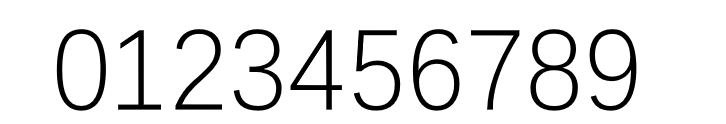
#> input picture mod.png, 726 x 124 px
$ python '识别.py'
#> lines starting #> are read from the running program, lines starting #| are printed output that depends on the picture; after the words box and inside, x2 and y2 are one past the last pixel; in counts of white or black regions, pixels touching at a corner belong together
import cv2
import numpy as np
import myutils


def cv_show(name,img):
    cv2.imshow(name,img)
    cv2.waitKey()
    cv2.destroyAllWindows()


# 模板
img_mod = cv2.imread("mod.png")
#> img_mod is the input picture: shape (124, 726, 3); min 0, max 255, mean 228.3
# 待测
img_text = cv2.imread("text3.jpg")
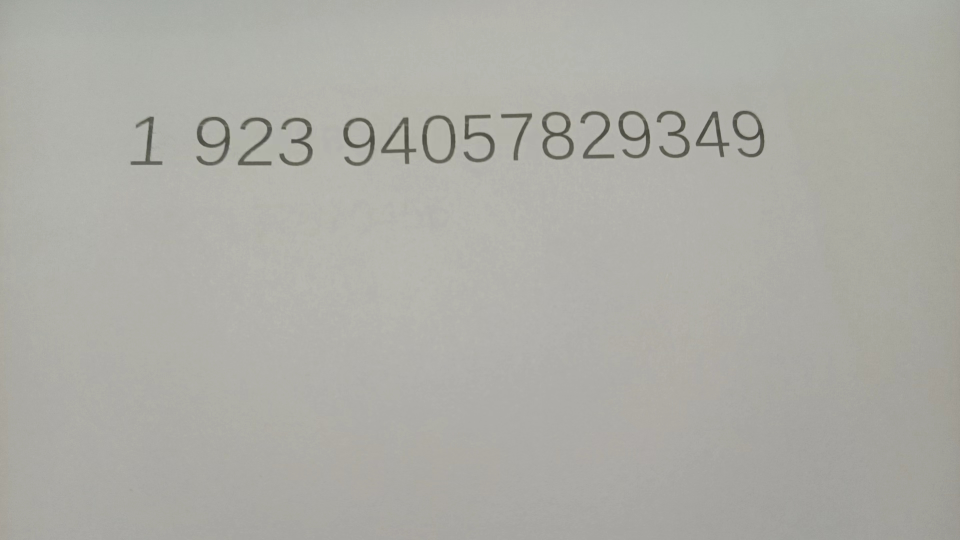
#> input picture text3.jpg, 1920 x 1080 px (shown at 1/2 size)
#> img_text is the input picture: shape (1080, 1920, 3); mean B, G, R 165.9, 172.2, 172.5

# 模板处理

# 灰度化
img_mod_gray = cv2.cvtColor(img_mod, cv2.COLOR_BGR2GRAY)

# 二值化
ref = cv2.threshold(img_mod_gray, 147, 255, cv2.THRESH_BINARY_INV)[1]
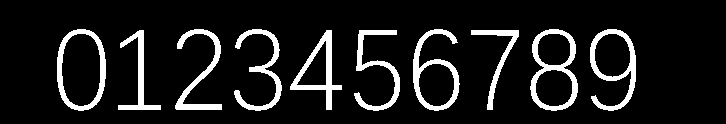
#> ref: shape (124, 726); 10.8% white; 10 white regions

# 查找轮廓
refCnt, hierarchy = cv2.findContours(ref.copy(), cv2.RETR_EXTERNAL, cv2.CHAIN_APPROX_SIMPLE)
#> refCnt = 10 contours; largest, box (x1, y1, x2, y2) and area: (57, 29, 106, 111) 3242, (530, 29, 578, 111) 3006, (590, 29, 636, 111) 2164, (413, 29, 460, 111) 2150, (290, 30, 342, 110) 1546
# 画轮廓
cv2.drawContours(img_mod, refCnt, -1, (0, 0, 255), 3)
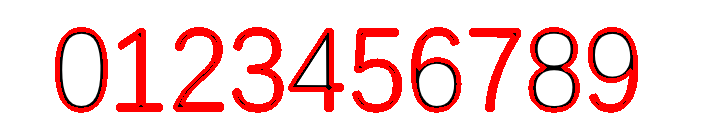
#> img_mod: shape (124, 726, 3); 14.59% of pixels changed, all inside (x1, y1, x2, y2) = (55, 27, 638, 113)
# 模板轮廓排序，从左到右，从上到下
#> (the run stopped early here; a loop or call above may not have finished)
